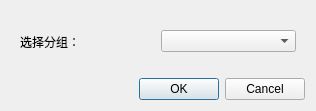
<?xml version="1.0" encoding="UTF-8"?>
<ui version="4.0">
 <class>ChooseCutinDialog</class>
 <widget class="QDialog" name="ChooseCutinDialog">
  <property name="geometry">
   <rect>
    <x>0</x>
    <y>0</y>
    <width>316</width>
    <height>111</height>
   </rect>
  </property>
  <property name="windowTitle">
   <string>Dialog</string>
  </property>
  <layout class="QVBoxLayout" name="verticalLayout">
   <item>
    <widget class="QWidget" name="widget" native="true">
     <layout class="QHBoxLayout" name="horizontalLayout">
      <item>
       <widget class="QLabel" name="label">
        <property name="text">
         <string>选择分组：</string>
        </property>
       </widget>
      </item>
      <item>
       <widget class="QComboBox" name="comboBox"/>
      </item>
     </layout>
    </widget>
   </item>
   <item>
    <widget class="QDialogButtonBox" name="buttonBox">
     <property name="orientation">
      <enum>Qt::Horizontal</enum>
     </property>
     <property name="standardButtons">
      <set>QDialogButtonBox::Cancel|QDialogButtonBox::Ok</set>
     </property>
    </widget>
   </item>
  </layout>
 </widget>
 <resources/>
 <connections>
  <connection>
   <sender>buttonBox</sender>
   <signal>accepted()</signal>
   <receiver>ChooseCutinDialog</receiver>
   <slot>accept()</slot>
   <hints>
    <hint type="sourcelabel">
     <x>248</x>
     <y>254</y>
    </hint>
    <hint type="destinationlabel">
     <x>157</x>
     <y>274</y>
    </hint>
   </hints>
  </connection>
  <connection>
   <sender>buttonBox</sender>
   <signal>rejected()</signal>
   <receiver>ChooseCutinDialog</receiver>
   <slot>reject()</slot>
   <hints>
    <hint type="sourcelabel">
     <x>316</x>
     <y>260</y>
    </hint>
    <hint type="destinationlabel">
     <x>286</x>
     <y>274</y>
    </hint>
   </hints>
  </connection>
 </connections>
</ui>
